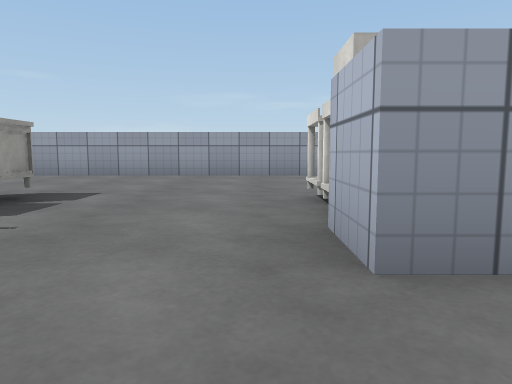
view 1 (above)

14 first-person views from a walk through a 3-D level made in the Unity game engine. The camera is 0.51 m above the floor, tilts 6° down and sees 70° across. The floor is counted in squares, 1 m on a side. Each view is taken from the middle of a square. On the plan, view 1 faces up. The plan holds only what a view shows up to about 9 squares ahead; the rest is blank. Some surface patterns are stand-ins.

view 2
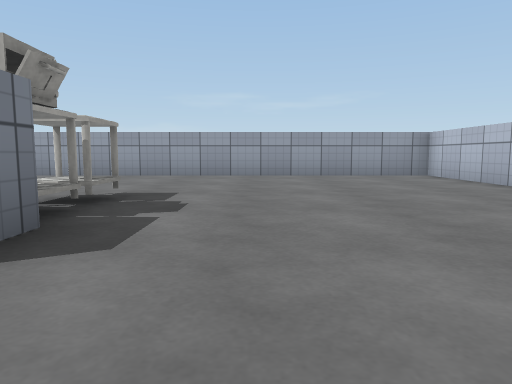

view 3
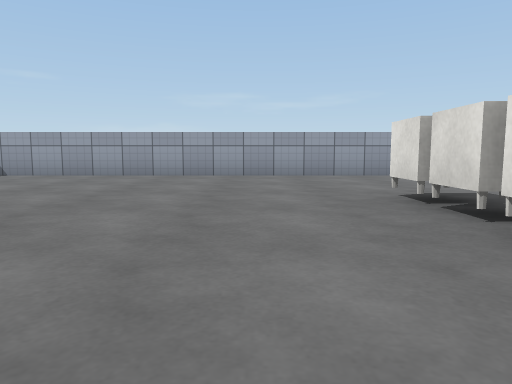

view 4
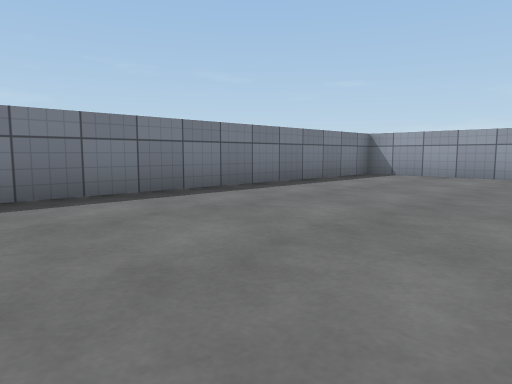

view 5
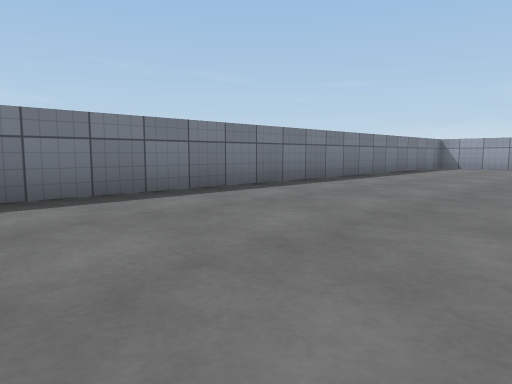

view 6
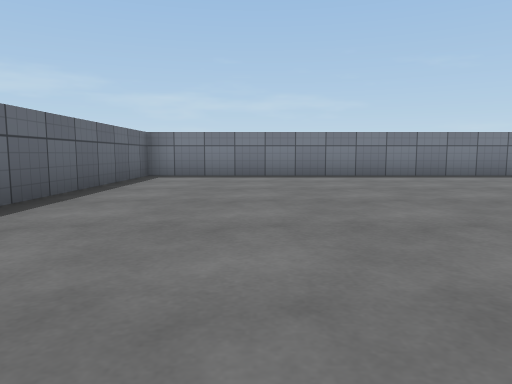

view 7
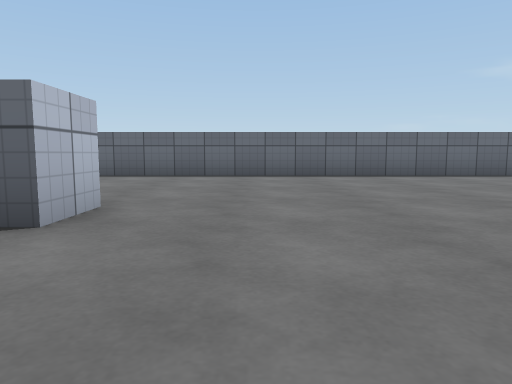

view 8
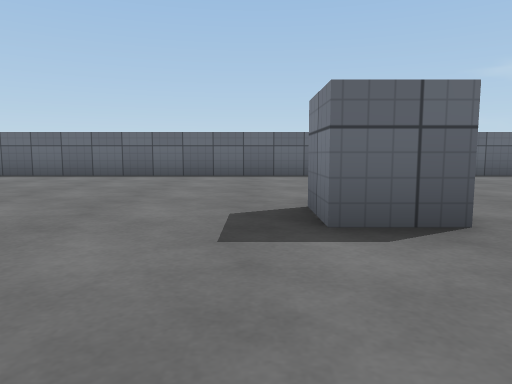

view 9
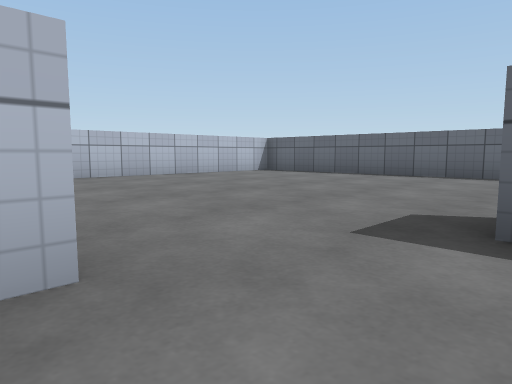

view 10
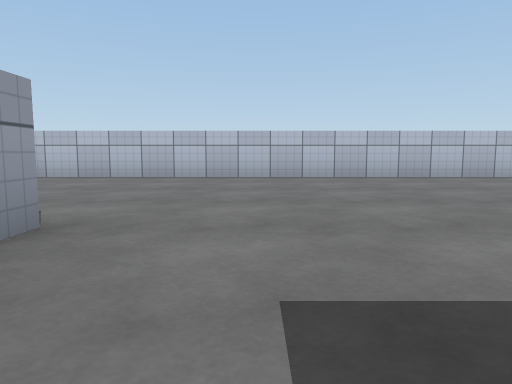

view 11
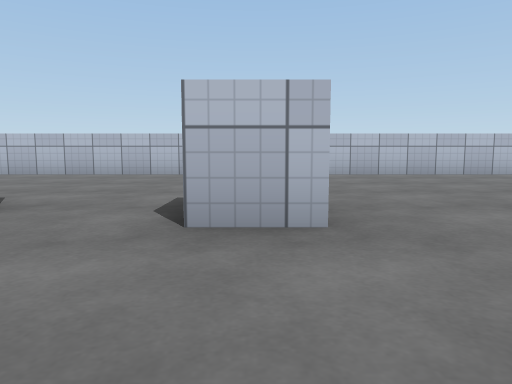

view 12
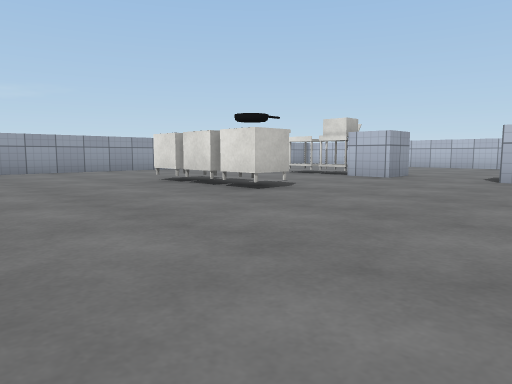

view 13
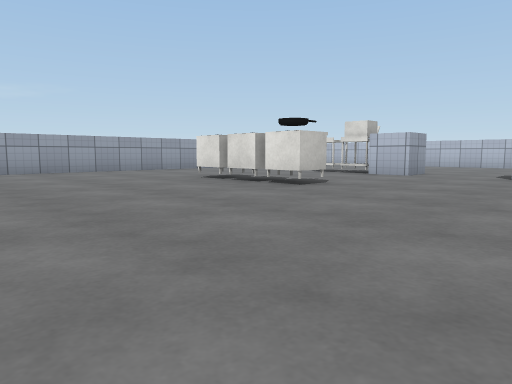

view 14
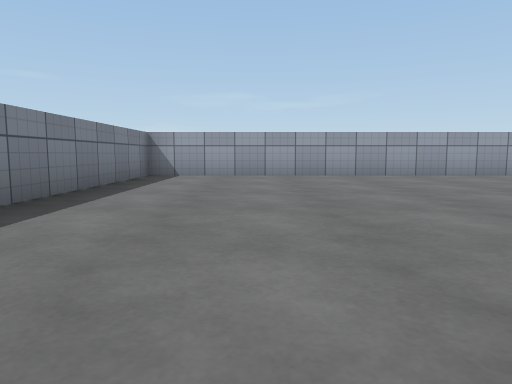

### Floor plan
Points are (right, up) in squares from view 1. A wall is a line through its corners. A room is listed if a view was taken in it or the views show most of it. See-through windows are left out.
Room 1 (views 1, 2, 3, 4, 5, 6, 7, 8, 9, 10, 11, 12, 13, 14)
walls: (0.5, -1.6) (0.5, -0.5); (-1.5, -4.5) (-1.5, -3.5) (-0.5, -3.5) (-0.5, -4.5); (1.5, -1.5) (1, -1.5); (1.5, 1.5) (0.5, 1.5) (0.5, 2.5); (1.5, 2.5) (1.5, 2); (7, -8.6) (7, 8.5) (-11.5, 8.5) (-11.5, -9.5) (6, -9.5)
objects: other object (-3, 2); other object (-3, 3); other object (-3, 4); other object (1, 3); other object (1, 4)

Where each view was taken, in squares from view 1:
view 1: 0 up, 0 right, facing up
view 2: 0 up, 3 right, facing up
view 3: 0 up, 5 left, facing up
view 4: 0 up, 7 left, facing up-left
view 5: 5 down, 7 left, facing up-left
view 6: 7 down, 3 left, facing left
view 7: 1 down, 3 left, facing down
view 8: 1 down, 0 right, facing down
view 9: 1 down, 1 left, facing down-right
view 10: 3 down, 1 left, facing right
view 11: 1 down, 2 left, facing right
view 12: 2 down, 7 left, facing up-right
view 13: 2 down, 8 left, facing up-right
view 14: 0 up, 9 left, facing up
